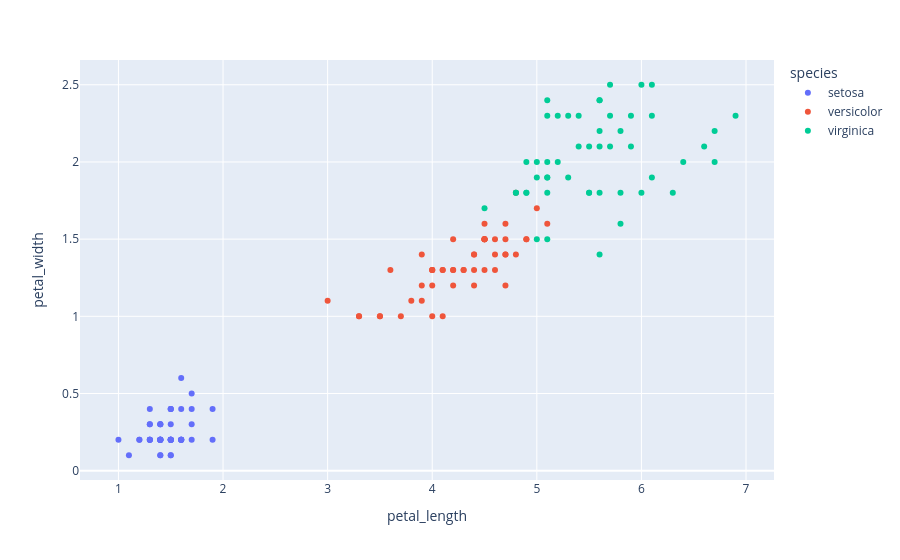

Notebook cell for this chart:
### Markdown cell above
**PLOTTLY**

### Code cell
# Used to generate html content

import plotly.express as px

fig = px.scatter(iris, x = 'petal_length', y='petal_width', color = 'species')
fig.show()

### Figure 1 — Plotly figure (JSON) as saved in the notebook; plotly's stock layout.template omitted (floating-point values rounded to 4 significant figures)
{"data": [{"hovertemplate": "species=setosa<br>petal_length=%{x}<br>petal_width=%{y}<extra></extra>", "legendgroup": "setosa", "marker": {"color": "#636efa", "symbol": "circle"}, "mode": "markers", "name": "setosa", "orientation": "v", "showlegend": true, "type": "scatter", "x": [1.4, 1.4, 1.3, 1.5, 1.4, 1.7, 1.4, 1.5, 1.4, 1.5, 1.5, 1.6, 1.4, 1.1, 1.2, 1.5, 1.3, 1.4, 1.7, 1.5, 1.7, 1.5, 1.0, 1.7, 1.9, 1.6, 1.6, 1.5, 1.4, 1.6, 1.6, 1.5, 1.5, 1.4, 1.5, 1.2, 1.3, 1.4, 1.3, 1.5, 1.3, 1.3, 1.3, 1.6, 1.9, 1.4, 1.6, 1.4, 1.5, 1.4], "xaxis": "x", "y": [0.2, 0.2, 0.2, 0.2, 0.2, 0.4, 0.3, 0.2, 0.2, 0.1, 0.2, 0.2, 0.1, 0.1, 0.2, 0.4, 0.4, 0.3, 0.3, 0.3, 0.2, 0.4, 0.2, 0.5, 0.2, 0.2, 0.4, 0.2, 0.2, 0.2, 0.2, 0.4, 0.1, 0.2, 0.2, 0.2, 0.2, 0.1, 0.2, 0.2, 0.3, 0.3, 0.2, 0.6, 0.4, 0.3, 0.2, 0.2, 0.2, 0.2], "yaxis": "y"}, {"hovertemplate": "species=versicolor<br>petal_length=%{x}<br>petal_width=%{y}<extra></extra>", "legendgroup": "versicolor", "marker": {"color": "#EF553B", "symbol": "circle"}, "mode": "markers", "name": "versicolor", "orientation": "v", "showlegend": true, "type": "scatter", "x": [4.7, 4.5, 4.9, 4.0, 4.6, 4.5, 4.7, 3.3, 4.6, 3.9, 3.5, 4.2, 4.0, 4.7, 3.6, 4.4, 4.5, 4.1, 4.5, 3.9, 4.8, 4.0, 4.9, 4.7, 4.3, 4.4, 4.8, 5.0, 4.5, 3.5, 3.8, 3.7, 3.9, 5.1, 4.5, 4.5, 4.7, 4.4, 4.1, 4.0, 4.4, 4.6, 4.0, 3.3, 4.2, 4.2, 4.2, 4.3, 3.0, 4.1], "xaxis": "x", "y": [1.4, 1.5, 1.5, 1.3, 1.5, 1.3, 1.6, 1.0, 1.3, 1.4, 1.0, 1.5, 1.0, 1.4, 1.3, 1.4, 1.5, 1.0, 1.5, 1.1, 1.8, 1.3, 1.5, 1.2, 1.3, 1.4, 1.4, 1.7, 1.5, 1.0, 1.1, 1.0, 1.2, 1.6, 1.5, 1.6, 1.5, 1.3, 1.3, 1.3, 1.2, 1.4, 1.2, 1.0, 1.3, 1.2, 1.3, 1.3, 1.1, 1.3], "yaxis": "y"}, {"hovertemplate": "species=virginica<br>petal_length=%{x}<br>petal_width=%{y}<extra></extra>", "legendgroup": "virginica", "marker": {"color": "#00cc96", "symbol": "circle"}, "mode": "markers", "name": "virginica", "orientation": "v", "showlegend": true, "type": "scatter", "x": [6.0, 5.1, 5.9, 5.6, 5.8, 6.6, 4.5, 6.3, 5.8, 6.1, 5.1, 5.3, 5.5, 5.0, 5.1, 5.3, 5.5, 6.7, 6.9, 5.0, 5.7, 4.9, 6.7, 4.9, 5.7, 6.0, 4.8, 4.9, 5.6, 5.8, 6.1, 6.4, 5.6, 5.1, 5.6, 6.1, 5.6, 5.5, 4.8, 5.4, 5.6, 5.1, 5.1, 5.9, 5.7, 5.2, 5.0, 5.2, 5.4, 5.1], "xaxis": "x", "y": [2.5, 1.9, 2.1, 1.8, 2.2, 2.1, 1.7, 1.8, 1.8, 2.5, 2.0, 1.9, 2.1, 2.0, 2.4, 2.3, 1.8, 2.2, 2.3, 1.5, 2.3, 2.0, 2.0, 1.8, 2.1, 1.8, 1.8, 1.8, 2.1, 1.6, 1.9, 2.0, 2.2, 1.5, 1.4, 2.3, 2.4, 1.8, 1.8, 2.1, 2.4, 2.3, 1.9, 2.3, 2.5, 2.3, 1.9, 2.0, 2.3, 1.8], "yaxis": "y"}], "layout": {"legend": {"title": {"text": "species"}, "tracegroupgap": 0}, "margin": {"t": 60}, "xaxis": {"anchor": "y", "domain": [0, 1], "title": {"text": "petal_length"}}, "yaxis": {"anchor": "x", "domain": [0, 1], "title": {"text": "petal_width"}}}}
